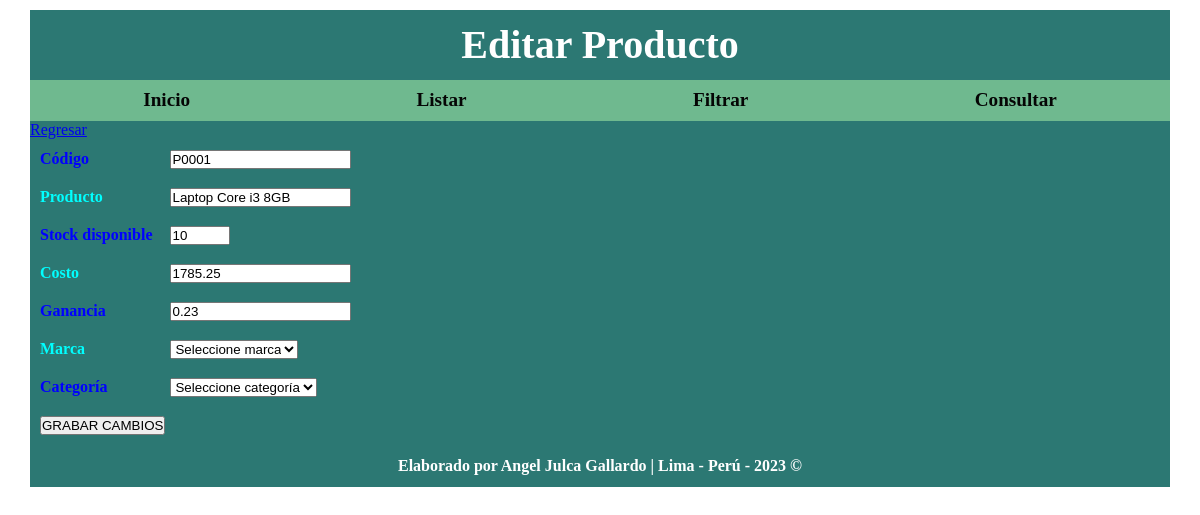
/pages/editar_producto.php?codprod=P0001, run on the app's committed database.
### tables this page shows
create table tb_producto (
	codigo_producto char(5) not null,
    producto varchar(40) not null,
    stock_disponible int,
    costo numeric(8, 2),
    ganancia numeric(6, 2),
    producto_codigo_marca char(5) not null,
    producto_codigo_categoria char(5) not null,
    foreign key (producto_codigo_marca) references tb_marca (codigo_marca),
    foreign key (producto_codigo_categoria) references tb_categoria (codigo_categoria)
);

### pages/class/crud_producto.php (called while the page is built, shortened)
<?php
    class CrudProducto extends Conexion {
        public function BuscarProductoPorCodigo($codprod) {
            $cn = $this->Conectar();
            $cad_sql = "";
            $cad_sql .= "select * ";
            $cad_sql .= "from tb_producto ";
            $cad_sql .= "where codigo_producto = :codprod;";
            $snt = $cn->prepare($cad_sql);
            $snt->bindParam(":codprod", $codprod, PDO::PARAM_STR, 4);
            $snt->execute();
            $prod = $snt->fetch(PDO::FETCH_ASSOC);
            return $prod;
        }
    }

### pages/editar_producto.php (the view, shortened to what this page needs)
<!DOCTYPE html>
<html lang="es">
    <?php
        include("./includes/cabecera.php");
    ?>
    <body>
        <?php
            if (isset($_GET["codprod"])) {
                $codprod = $_GET["codprod"];
                require("./class/crud_producto.php");
                $cp = new CrudProducto();
                $rs_prod = $cp->BuscarProductoPorCodigo($codprod);
            } else {
                header("location: listar_producto.php");
            }
        ?>
        <div>
            <?php
                include("./includes/menu.php");
            ?>
            <section>
                <div class="centrar">
                    <a href="listar_producto.php" class="btn3">Regresar</a>
                </div>
                <article>
                    <form name="frm_editar_prod" id="frm_editar_prod" action="ctr_grabar.php" method="post">
                        <table>
                            <tr>
                                <td>Código</td>
                                <td><input type="text" name="txt_codprod" id="txt_codprod" maxlength="5" class="txt" readonly value="<?=$rs_prod["codigo_producto"]?>" /></td>
                            </tr>
                            <tr>
                                <td>Producto</td>
                                <td><input type="text" name="txt_prod" id="txt_prod" maxlength="40" class="txt" value="<?=$rs_prod["producto"]?>" /></td>
                            </tr>
                            <tr>
                                <td>Stock disponible</td>
                                <td><input type="number" name="txt_stk" id="txt_stk" min="1" max="200" class="txt" value="<?=$rs_prod["stock_disponible"]?>" /></td>
                            </tr>
                            <tr>
                                <td>Costo</td>
                                <td><input type="text" name="txt_cst" id="txt_cst" maxlength="8" class="txt" value="<?=$rs_prod["costo"]?>" /></td>
                            </tr>
                            <tr>
                                <td>Ganancia</td>
                                <td><input type="text" name="txt_gnc" id="txt_gnc" maxlength="8" class="txt" value="<?=$rs_prod["ganancia"]?>" /></td>
                            </tr>
                            <tr>
                                <td>Marca</td>
                                <td>
                                    <select name="cbo_codmar" id="cbo_cod_mar" class="cbo">
                                        <option value="">Seleccione marca</option>
                                    </select>
                                </td>
                            </tr>
                            <tr>
                                <td>Categoría</td>
                                <td>
                                    <select name="cbo_codcat" id="cbo_cod_cat" class="cbo">
                                        <option value="">Seleccione categoría</option>
                                    </select>
                                </td>
                            </tr>
                            <tr>
                                <td colspan="2" class="centrar">
                                    <button type="submit" name="btn_grabar" id="btn_grabar" class="btn3">GRABAR CAMBIOS</button>
                                </td>
                            </tr>
                        </table>
                    </form>
                </article>
            </section>
            <?php
                include("./includes/pie.php");
            ?>
        </div>
    </body>
</html>

### css/estilo.css (style rules this page uses)
:root { --primer-color:#2C7873; --segundo-color:#6Fb98f; --tercer-color:#00FFFF; }
* { margin: 0; padding: 0; }
body { font-family: calibri; font-size: 1em; }
body>div { width: 95%; margin: 10px auto ; background-color: var(--primer-color); border-radius: 1px solid ; }
section>article { width: 100%; display: flex; height: 100%; }
tr:nth-child(odd) { color: blue; }
tr:nth-child(even) { color: aqua; }
td { padding: 8px; line-height: 20px; font-weight: bold; }

### data on the page
tb_producto: txt_codprod "P0001", txt_prod "Laptop Core i3 8GB", txt_stk "10", txt_cst "1785.25", txt_gnc "0.23"

### other printed values
$titulo "Editar Producto"
$nombre "Angel"
$apellido "Julca Gallardo"
